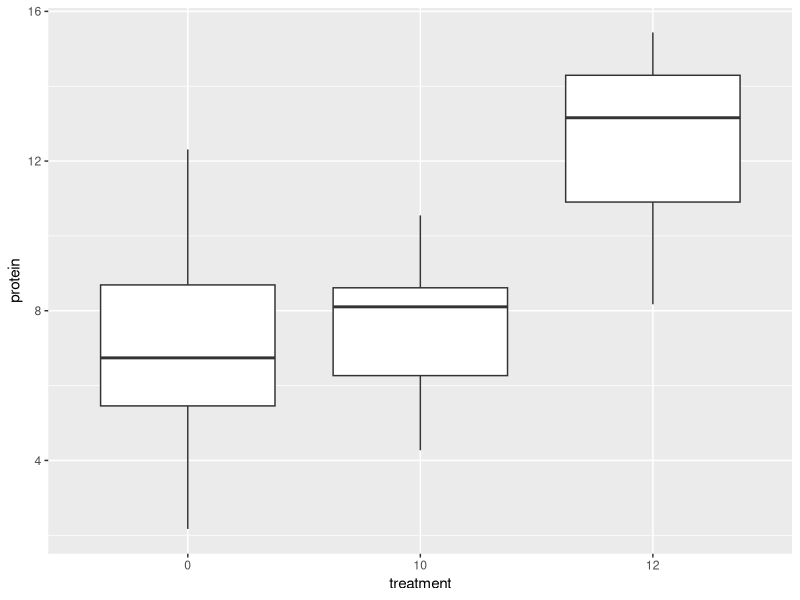
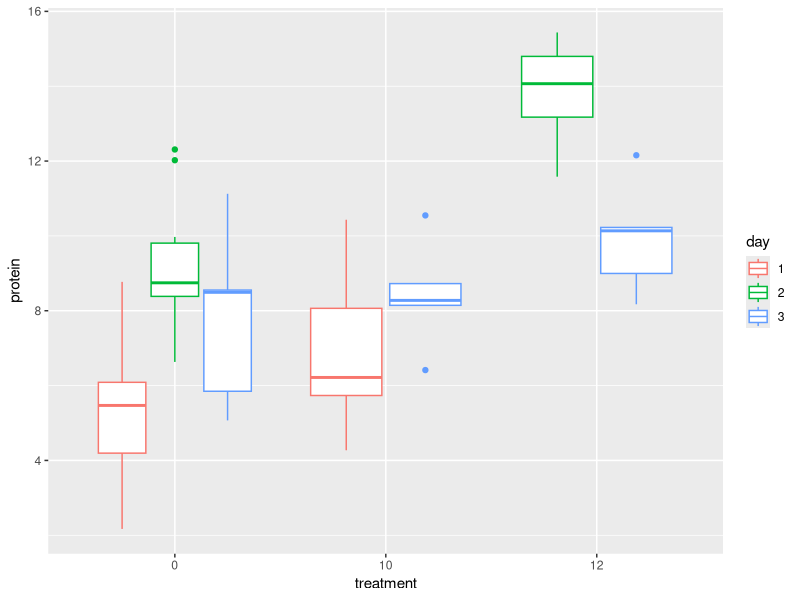
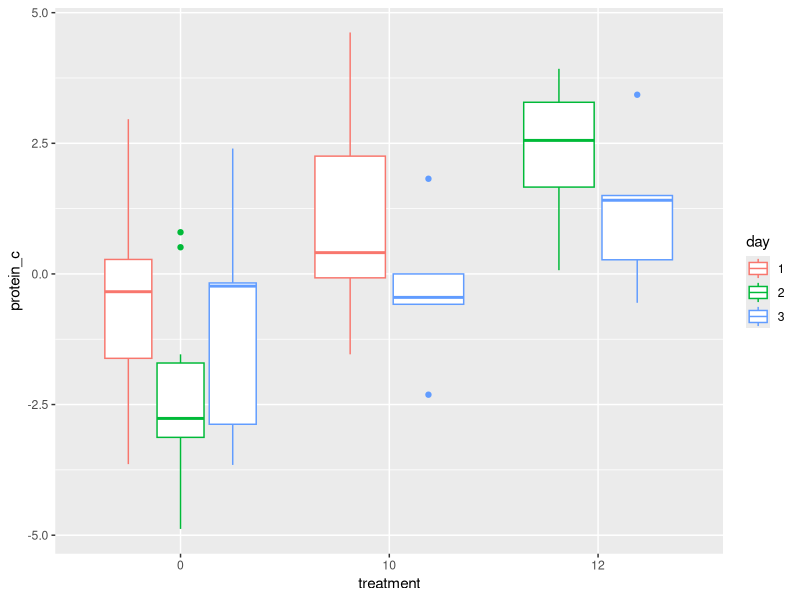
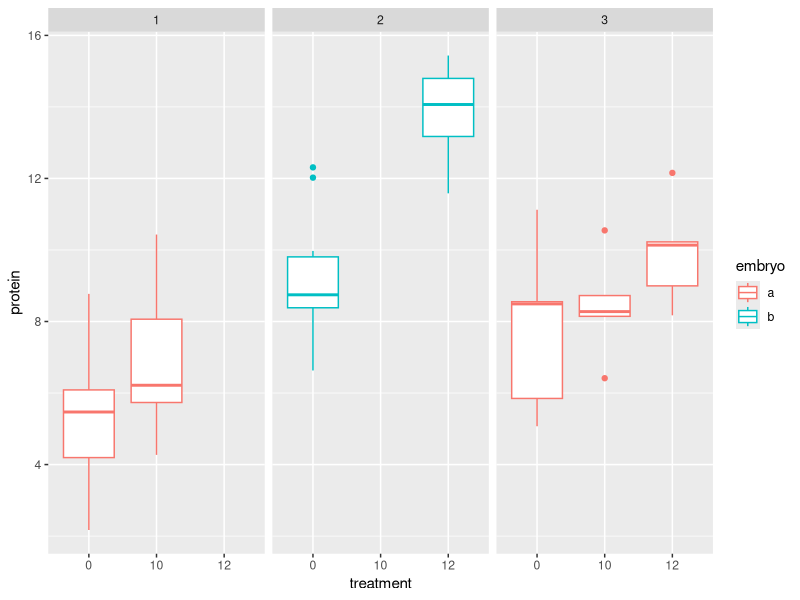
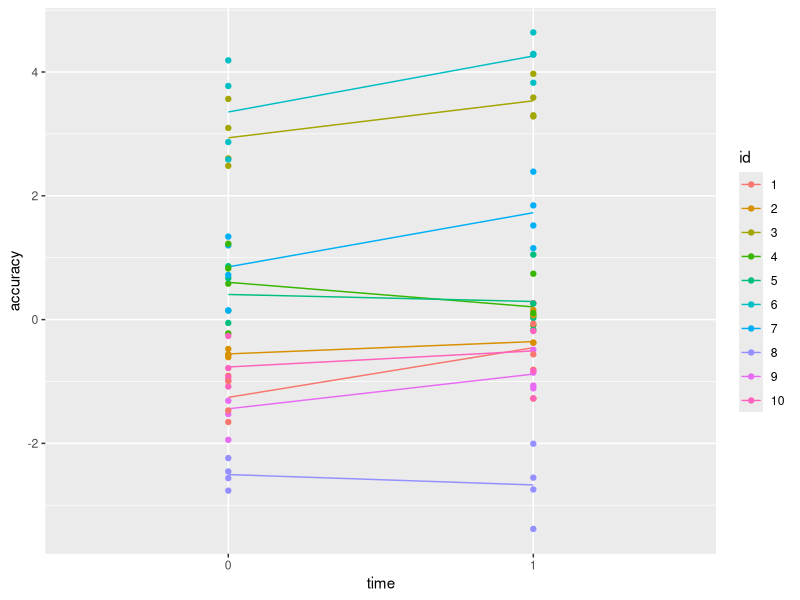

Source code (R) for these figures, in order:
## ---- chunk 1
knitr::opts_chunk$set(echo = TRUE, warning = T, message = T)
library(dplyr)
library(ggplot2)
library(lme4)
library(lmerTest)
## ---- chunk 2
set.seed(123)
day <- c(rep(1, 20), rep(2, 20), rep(3, 15))  # 20 observations on day 1, 20 observations on day 2, 15 observations on day 3
treatment <- c(rep(0, 15),
               rep(10, 5),
               rep(0, 10),
               rep(12, 10),
               rep(0, 5),
               rep(10, 5),
               rep(12, 5))  # 20 controls, 20 at level 10mg, 15 at level 12mg
day.effect <- c(rnorm(20, 0, 2), rnorm(20, 5, 2), rnorm(15, 2, 2))  # random effect of day
protein <- 5 + 0.23*treatment + day.effect + rnorm(55, 0, .9)
df <- data.frame(day = factor(day), treatment = factor(treatment), protein)
## ---- chunk 3
ggplot(df, aes(x = treatment, y = protein)) +
  geom_boxplot()
summary(lm(protein ~ treatment, df))

## ---- chunk 4
ggplot(df, aes(x = treatment, y = protein, colour = day)) +
  geom_boxplot()
summary(lm(protein ~ treatment + day, df))

## ---- chunk 5
df <- group_by(df, day) %>% mutate(protein_c = scale(protein, scale =F))
ggplot(df, aes(x = treatment, y = protein_c, colour = day)) +
  geom_boxplot()
summary(m1 <- lm(protein_c ~ treatment, df))

## ---- chunk 6
summary(m <- lmer(protein ~ treatment + (1|day), df))

## ---- chunk 7
df$embryo <- c(rep("a", 20), rep("b", 20), rep("a", 15))

ggplot(df, aes(x = treatment, y = protein, colour = embryo)) +
  geom_boxplot() +
  facet_wrap(~ day)

## ---- chunk 8

summary(m2 <- lmer(protein ~ treatment + (1|day) + (1|embryo), df))

## ---- chunk 9
set.seed(123)
id <- rep(c(1:10), 8)
time <- c(rep(0, 40), rep(1, 40))
id_int_effect <- rep(rnorm(10, 0, 2), 8)
id_slope_effect <- rep(rnorm(10, 0.25, 0.25), 8)
accuracy <- time*id_slope_effect + id_int_effect + rnorm(80, 0, 0.5)
df <- data.frame(id = factor(id), time = factor(time), accuracy)

df0 <- group_by(df, id, time) %>% summarise(accuracy = mean(accuracy))

ggplot(df0, aes(x = time, y = accuracy, group = id, colour = id)) +
  geom_line() +
  geom_point(aes(x = time, y = accuracy, colour = id), data = df)
## ---- chunk 10
summary(lm(accuracy ~ time, df))

## ---- chunk 11
summary(m1 <- lmer(accuracy ~ time + (1|id), df))
## ---- chunk 12
summary(m2 <- lmer(accuracy ~ time + (time|id), df))
## ---- chunk 13
anova(m1, m2)
